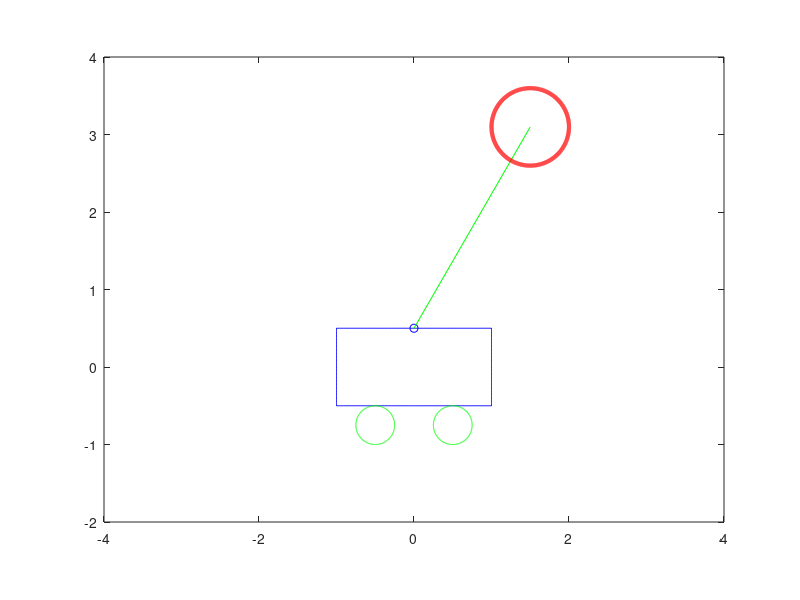

This figure's MATLAB source:
clc;
clear;close all

a = 2;
b = 1;
xg = 0;
yg = 0;
r = a/8;
L = 3;
t = pi/6;
R = 2*r;
%% cart
x1 = xg-a/2:0.01:xg+a/2;
y1 = (yg+b/2)*ones(1,length(x1));
y2 = yg-b/2:0.01:yg+b/2;
x2 = (xg+a/2)*ones(1,length(y2));
x3 = (xg-a/2)*ones(1,length(y2));
y3 = y2;
x4 = x1;
y4 =(yg-b/2)*ones(1,length(x1));
%% wheels
x5 = xg-a/4; y5=yg-b/2-r;
x6 = xg+a/4; y6=yg-b/2-r;
teta = 0:0.01:2*pi;
x5 = x5+r*cos(teta);y5 = y5+r*sin(teta);
x6 = x6+r*cos(teta);y6 = y6+r*sin(teta);
%% pendulum
x7 = xg;y7=yg+b/2;
x8 = x7+L*sin(t);y8=y7+L*cos(t);
teta = 0:0.01:2*pi;
x9 = x8+R*cos(teta);y9 = y8+R*sin(teta);

plot(x1,y1,'b-',x2,y2,'b-',x3,y3,'b-',x4,y4,'b-',x5,y5,'g-',x6,y6,'g-',...
    x7,y7,'bo',[x7 x8],[y7 y8],'g-',x9,y9,'r-','linewidth',3)
axis([-2*a 2*a -1*a 2*a])
axis equal
% text(-2*a, 2*a,['time= ' num2str(t(i)) ' (s)'])
% pause (.1)
% hold off

function animate_inv_pendulum(X,t)
    a = 2;
    b = 1;
    r = a/8;
    L = 3;
    R = 2*r;
    for i=1:length(t)
        xg = X(i,1);
        yg = 0;
        teta = X(i,3);
        %% cart
        x1 = xg-a/2:0.01:xg+a/2;
        y1 = (yg+b/2)*ones(1,length(x1));
        y2 = yg-b/2:0.01:yg+b/2;
        x2 = (xg+a/2)*ones(1,length(y2));
        x3 = (xg-a/2)*ones(1,length(y2));
        y3 = y2;
        x4 = x1;
        y4 =(yg-b/2)*ones(1,length(x1));
        %% wheels
        x5 = xg-a/4; y5=yg-b/2-r;
        x6 = xg+a/4; y6=yg-b/2-r;
        t1 = 0:0.01:2*pi;
        x5 = x5+r*cos(t1);y5 = y5+r*sin(t1);
        x6 = x6+r*cos(t1);y6 = y6+r*sin(t1);
        %% pendulum
        x7 = xg;y7=yg+b/2;
        x8 = x7+L*sin(teta);y8=y7+L*cos(teta);
        x9 = x8+R*cos(t1);y9 = y8+R*sin(t1);
        %% plot
        plot(x1,y1,'b-',x2,y2,'b-',x3,y3,'b-',x4,y4,'b-',x5,y5,'g-',x6,y6,'g-',...
            x7,y7,'bo',[x7 x8],[y7 y8],'g-',x9,y9,'r-','linewidth',3)
        axis([-2*a 2*a -1*a 2*a])
        axis equal
        text(-2*a, 2*a,['time= ' num2str(t(i)) ' (s)'])
        pause (.1)
%         hold off
    end
end